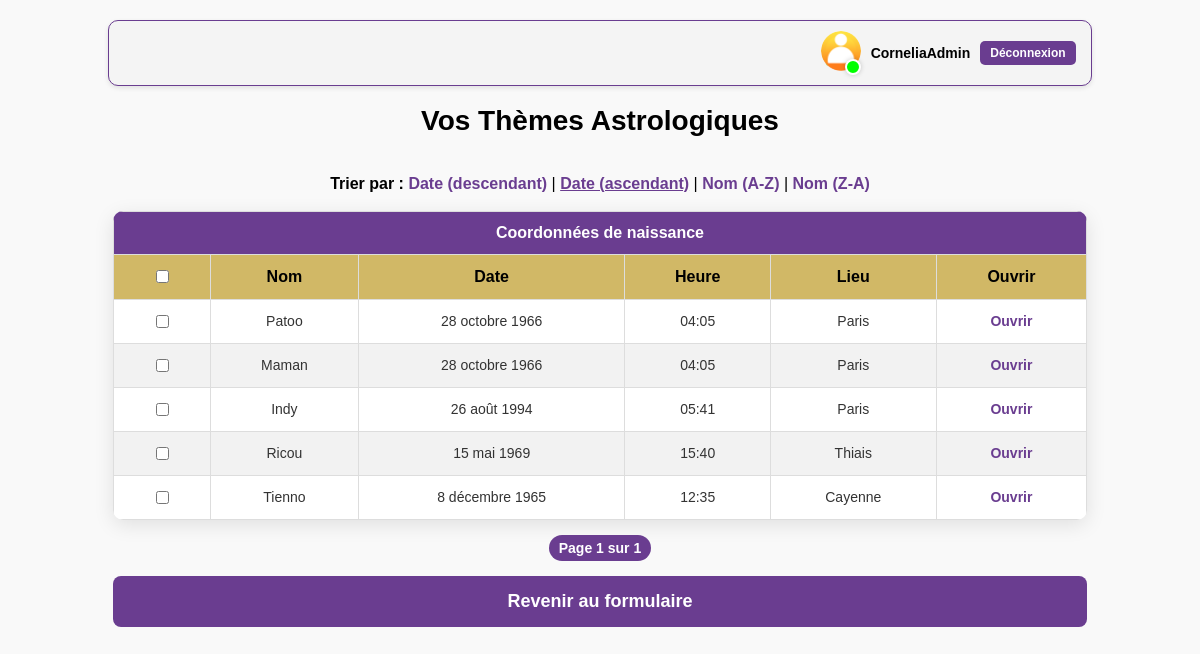
/themes/?sort=date_de_creation (signed in), run on the app's committed database.
### astroapp/models.py (models this page shows, shortened)
class CustomUser(AbstractUser):
    email = models.EmailField(unique=True)  # Assure l'unicité de l'email

class ThemeAstrologique(models.Model):
    utilisateur = models.ForeignKey(CustomUser, on_delete=models.CASCADE)
    name = models.CharField(max_length=255)
    birthdate = models.DateField()
    birthtime = models.TimeField()
    country_of_birth = models.CharField(max_length=255)
    city_of_birth = models.CharField(max_length=255)
    date_de_creation = models.DateTimeField(auto_now_add=True)

### astroapp/views.py (the view)
# urls.py: path('themes/', views.liste_themes, name='liste_themes'),
@login_required
def liste_themes(request):
    sort = request.GET.get('sort', '-date_de_creation')
    allowed_sorts = ['name', 'date_de_creation', '-date_de_creation', '-name']
    if sort not in allowed_sorts:
        sort = '-date_de_creation'  # Revenir au tri par défaut si le paramètre est invalide
    themes = ThemeAstrologique.objects.filter(utilisateur=request.user).order_by(sort)
    paginator = Paginator(themes, 10)  # 10 thèmes par page
    page_number = request.GET.get('page')  # Récupérer le numéro de page dans l'URL
    page_obj = paginator.get_page(page_number)  # Obtenir la page correspondante
    return render(request, 'liste_themes.html', {
        'page_obj': page_obj,  # Objets de la page actuelle
        'current_sort': sort,  # Critère de tri actuel
    })

### astroapp/templates/liste_themes.html (shortened to what this page needs)
{% load static %}
<!DOCTYPE html>
<html lang="fr">
<head>
</head>
<body>
<div class="auth-user">
    {% if user.is_authenticated %}
        <div class="auth-logged-in">
            <div style="position: relative; display: inline-block;">
                <img src="{% static 'images/user-icons/user-icon-orange.png' %}" alt="Icône utilisateur" class="user-icon">
                <div class="status-indicator"></div>
            </div>
            <span class="user-name">{{ user.username }}</span>
            <a href="{% url 'deconnexion' %}" class="logout-btn">Déconnexion</a>
        </div>
    {% else %}
        <div class="auth-links">
            <a href="{% url 'connexion' %}" class="auth-btn">Connexion</a>
            <a href="{% url 'inscription' %}" class="auth-btn">S'inscrire</a>
        </div>
    {% endif %}
</div>
    <h1>Vos Thèmes Astrologiques</h1>
<br>
<div class="div-tri">
<div class="tri-options">
    <strong>Trier par :</strong>
    <a href="?sort=-date_de_creation" {% if current_sort == '-date_de_creation' %}class="active"{% endif %}>Date (descendant)</a> |
    <a href="?sort=date_de_creation" {% if current_sort == 'date_de_creation' %}class="active"{% endif %}>Date (ascendant)</a> |
    <a href="?sort=name" {% if current_sort == 'name' %}class="active"{% endif %}>Nom (A-Z)</a> |
    <a href="?sort=-name" {% if current_sort == '-name' %}class="active"{% endif %}>Nom (Z-A)</a>
</div>
</div>
<br>
<div>
<table>
    <tr>
        <th colspan="6">Coordonnées de naissance</th>
    </tr>
    <tr>
        <th class="div-birth-details">
            <input type="checkbox" id="selectAll" />
        </th>
        <th class="div-birth-details">Nom</th>
        <th class="div-birth-details">Date</th>
        <th class="div-birth-details">Heure</th>
        <th class="div-birth-details">Lieu</th>
        <th class="div-birth-details">Ouvrir</th>
    </tr>
    {% for theme in page_obj %}
    <tr>
        <td>
           <input type="checkbox" class="theme-checkbox" data-id="{{ theme.id }}" />
        </td>
        <td>{{ theme.name }}</td>
        <td>{{ theme.birthdate }}</td>
        <td>{{ theme.birthtime }}</td>
        <td>{{ theme.city_of_birth }}</td>
        <td>
            <a href="{% url 'ouvrir_theme' theme.id %}">Ouvrir</a>
        </td>
    </tr>
    {% empty %}
    <tr>
        <td colspan="6">Aucun thème trouvé.</td>
    </tr>
    {% endfor %}
</table>
</div>
<div class="pagination">
    <span class="step-links">
        <span class="current">
            Page {{ page_obj.number }} sur {{ page_obj.paginator.num_pages }}
        </span>
    </span>
</div>
<div>
<a href="{% url 'birth_data' %}" class="btn-retour-formulaire">Revenir au formulaire</a>
</div>
</body>
</html>

### astroapp/templates/liste_themes.html (style rules this page uses)
.auth-user { display: flex; align-items: center; justify-content: flex-end; gap: 10px; padding: 10px 15px; background-color: #f4f4f4; border:#6A3D90 1px solid; border-radius: 10px; box-shadow: 0 2px 5px rgba(0, 0, 0, 0.1); width: 82%; margin: 0 auto; }
.auth-logged-in { display: flex; align-items: center; gap: 10px; }
.user-icon { width: 40px; height: 40px; border-radius: 50%; object-fit: cover; }
.status-indicator { position: absolute; bottom: 0; right: 0; width: 12px; height: 12px; background-color: #00ff00; border: 2px solid white; border-radius: 50%; box-shadow: 0 0 5px rgba(0, 0, 0, 0.2); }
.user-name { font-weight: bold; font-size: 14px; color: #000; }
.logout-btn { background-color: #6A3D90; color: white; padding: 5px 10px; border-radius: 5px; text-decoration: none; font-size: 12px; transition: background-color 0.3s ease; }
body { font-family: 'Arial', sans-serif; margin: 0; padding: 20px; background-color: #f9f9f9; }
h1 { text-align: center; color: #000; font-size: 28px; margin-bottom: 20px; }
table { width: 84%; margin: 0 auto; border-collapse: collapse; background-color: #fff; border-radius: 10px; overflow: hidden; box-shadow: 0 5px 20px rgba(0, 0, 0, 0.1); }
.div-birth-details { background:#D1B866; color: #000; }
th, td { padding: 12px 15px; text-align: center; border: 1px solid #ddd; }
th { background-color: #6A3D90; color: white; font-size: 16px; font-weight: bold; }
tr:nth-child(even) { background-color: #f2f2f2; }
td { font-size: 14px; color: #333; }
a { color: #6A3D90; font-weight: bold; text-decoration: none; transition: color 0.3s ease, transform 0.2s ease; }
.btn-retour-formulaire { display: block; width: 84%; margin: 20px auto; padding: 15px 0; background-color: #6A3D90; color: white; text-align: center; text-decoration: none; font-weight: bold; border-radius: 8px; font-size: 18px; transition: background-color 0.3s ease, transform 0.2s ease; }
.div-tri { text-align:center; }
.tri-options a.active { font-weight: bold; text-decoration: underline; text-align:center; }
.pagination { display: flex; justify-content: center; align-items: center; margin: 20px 0; font-size: 14px; }
.pagination .current { font-weight: bold; color: white; background-color: #6A3D90; border-radius: 20px; padding: 5px 10px; }
.pagination span { color: #555; font-style: normal; margin: 0 5px; }

### data on the page
CustomUser: username "CorneliaAdmin"
ThemeAstrologique: name "Patoo", birthdate "28 octobre 1966", birthtime "04:05", city_of_birth "Paris"
ThemeAstrologique: name "Maman", birthdate "28 octobre 1966", birthtime "04:05", city_of_birth "Paris"
ThemeAstrologique: name "Indy", birthdate "26 août 1994", birthtime "05:41", city_of_birth "Paris"
ThemeAstrologique: name "Ricou", birthdate "15 mai 1969", birthtime "15:40", city_of_birth "Thiais"
ThemeAstrologique: name "Tienno", birthdate "8 décembre 1965", birthtime "12:35", city_of_birth "Cayenne"

### other printed values
{{ page_obj.number }} "1"
{{ page_obj.paginator.num_pages }} "1"
